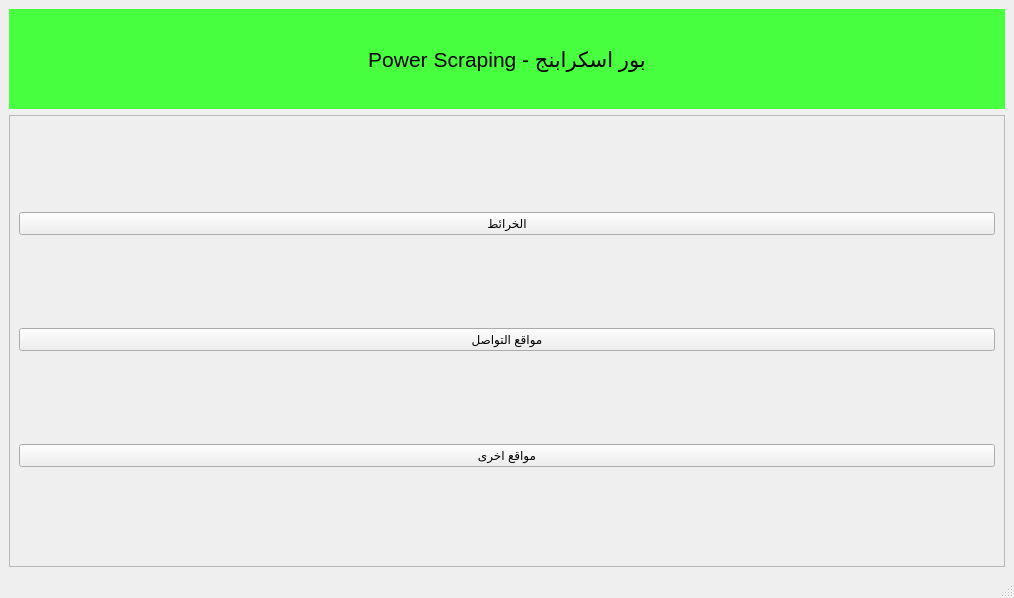
<?xml version="1.0" encoding="UTF-8"?>
<ui version="4.0">
 <class>MainWindow</class>
 <widget class="QMainWindow" name="MainWindow">
  <property name="geometry">
   <rect>
    <x>0</x>
    <y>0</y>
    <width>1014</width>
    <height>598</height>
   </rect>
  </property>
  <property name="windowTitle">
   <string>MainWindow</string>
  </property>
  <widget class="QWidget" name="centralwidget">
   <layout class="QGridLayout" name="gridLayout">
    <item row="0" column="0">
     <widget class="QLabel" name="label">
      <property name="maximumSize">
       <size>
        <width>16777215</width>
        <height>100</height>
       </size>
      </property>
      <property name="font">
       <font>
        <pointsize>16</pointsize>
       </font>
      </property>
      <property name="styleSheet">
       <string notr="true">background-color: rgb(71, 255, 62);</string>
      </property>
      <property name="text">
       <string>Power Scraping - بور اسكرابنج</string>
      </property>
      <property name="alignment">
       <set>Qt::AlignCenter</set>
      </property>
     </widget>
    </item>
    <item row="1" column="0">
     <widget class="QFrame" name="frame">
      <property name="frameShape">
       <enum>QFrame::StyledPanel</enum>
      </property>
      <property name="frameShadow">
       <enum>QFrame::Raised</enum>
      </property>
      <layout class="QVBoxLayout" name="verticalLayout">
       <item>
        <widget class="QPushButton" name="pushButton_3">
         <property name="text">
          <string>الخرائط</string>
         </property>
        </widget>
       </item>
       <item>
        <widget class="QPushButton" name="pushButton_2">
         <property name="text">
          <string>مواقع التواصل</string>
         </property>
        </widget>
       </item>
       <item>
        <widget class="QPushButton" name="pushButton">
         <property name="text">
          <string>مواقع اخرى</string>
         </property>
        </widget>
       </item>
      </layout>
     </widget>
    </item>
   </layout>
  </widget>
  <widget class="QMenuBar" name="menubar">
   <property name="geometry">
    <rect>
     <x>0</x>
     <y>0</y>
     <width>1014</width>
     <height>21</height>
    </rect>
   </property>
  </widget>
  <widget class="QStatusBar" name="statusbar"/>
 </widget>
 <resources/>
 <connections/>
</ui>
